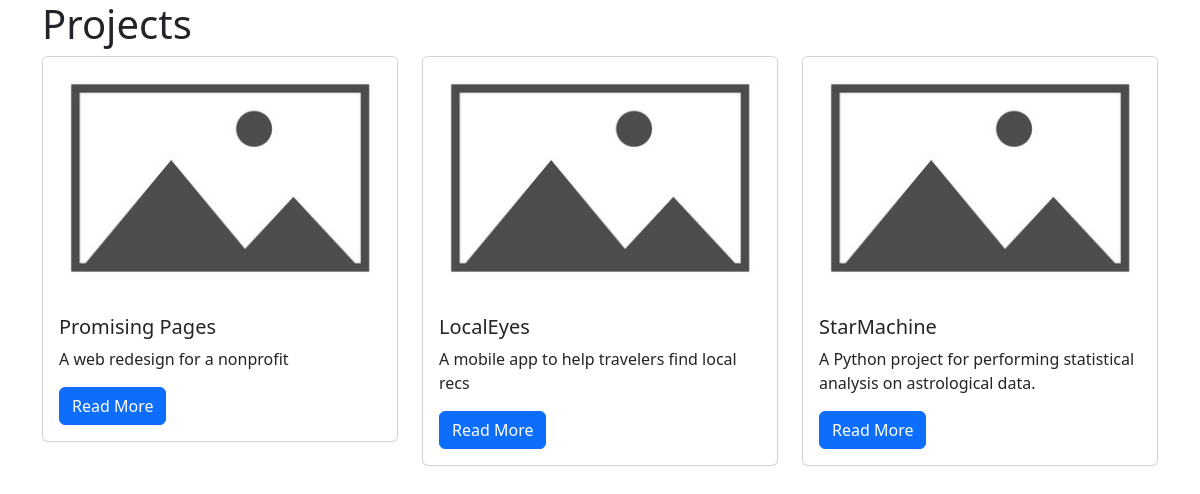
/projects/, run on the app's committed database.
### projects/models.py (models this page shows)
class Project(models.Model):
    title = models.CharField(max_length=100, default='')
    description = models.TextField()
    technology = models.CharField(max_length=50, default= '')
    image = models.FileField(upload_to="project_images/", blank=True)

### projects/views.py (the view)
# urls.py: path("", views.project_index, name="project_index"),
def project_index(request):
    projects = Project.objects.all()
    context = {
        "projects" : projects
    }
    return render(request, "projects/project_index.html", context)

### projects/templates/projects/project_index.html
{% extends "base.html" %}
{% block page_content %}
<h1>Projects</h1>
<div class="row">
{% for project in projects %}
    <div class="col-md-4">
        <div class="card mb-2">
        {% if project.image %}
                <img class="card-img-top" src="{{ project.image.url }}">
            {% endif %}
            <div class="card-body">
                <h5 class="card-title">{{ project.title }}</h5>
                <p class="card-text">{{ project.description }}</p>
                <a href="{% url 'project_detail' project.pk %}"
                   class="btn btn-primary">
                    Read More
                </a>
            </div>
        </div>
    </div>
    {% endfor %}
</div>
{% endblock %}

### templates/base.html (shortened to what this page needs)
<!DOCTYPE html>
<html lang="en">
<head>
    <link
        href="https://cdn.jsdelivr.net/npm/bootstrap@5.3.1/dist/css/bootstrap.min.css"
        rel="stylesheet"
    >
</head>
<body class="container">
{% block page_content %}{% endblock page_content %}
</body>
</html>

### data on the page
Project: image (placeholder picture), title "Promising Pages", description "A web redesign for a nonprofit"
Project: image (placeholder picture), title "LocalEyes", description "A mobile app to help travelers find local recs"
Project: image (placeholder picture), title "StarMachine", description "A Python project for performing statistical analysis on astrological data."
